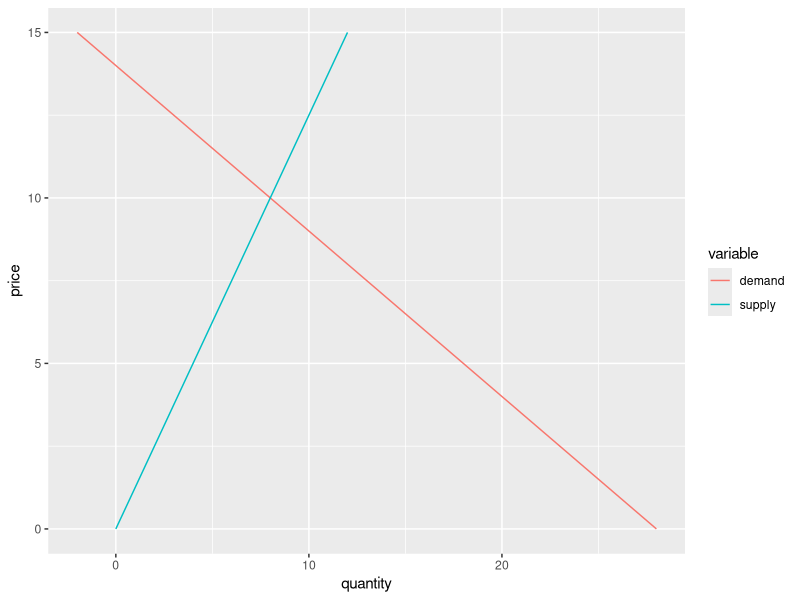

The R source for this figure:
## ---- chunk 1

library(dplyr)
library(tidyr)
library(ggplot2)
library(knitr)

supply <- function(p) {
  return( 0.8*p )
}

demand <- function(p) {
  return(28-2*p)
}

market1 <- data.frame(
  price=c(0:15)
  ) %>%
  mutate(
    supply = supply(price),
    demand = demand(price)
  )

market1Narrow <- market1 %>%
gather(variable,quantity,supply:demand)

ggplot(market1Narrow,aes(quantity,price,colour=variable)) + geom_line()

kable(market1)


